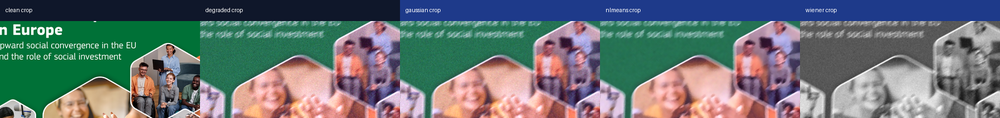
#> input picture documents/2026.5.20开始/assets/wang_restoration_page001_crop_grid.png, 1000 x 118 px, shrunk from 1800 x 213 before the run
$ python -i deblur.py   (imports and definitions only)
#> lines starting #> are read from the running program, lines starting #| are printed output that depends on the picture
#> further down, picture is the input picture: PIL image 1000x118 RGB; mean R, G, B 102.8, 114.7, 115.3
import numpy as np
from PIL import Image


def _wiener_numpy(arr: np.ndarray, size: tuple, noise_power: float) -> np.ndarray:
    """Pure-numpy Wiener filter fallback (frequency-domain)."""
    from numpy.fft import fft2, ifft2
    F = fft2(arr)
    power = np.abs(F) ** 2
    H = power / (power + noise_power * arr.size)
    restored = np.real(ifft2(H * F))
    return restored


def deblur_wiener(img: Image.Image, noise_power: float = 0.01) -> Image.Image:
    """Wiener filter deblur (frequency domain). Uses scipy if available, else numpy fallback."""
#> called with noise_power = 0.01
    arr = np.array(img.convert("L")).astype(np.float32) / 255.0
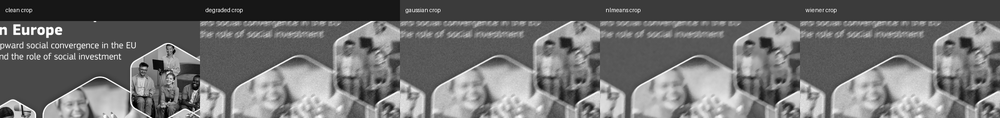
#> arr: shape (118, 1000) float32; min 0, max 1, mean 0.436
    try:
        from scipy.signal import wiener as scipy_wiener  # scipy is a core colpali dep
        restored = scipy_wiener(arr, (5, 5), noise_power)
    except (ImportError, AttributeError):
        restored = _wiener_numpy(arr, (5, 5), noise_power)
    restored = np.clip(restored * 255, 0, 255).astype(np.uint8)
    return Image.fromarray(restored).convert(img.mode)

>>> from PIL import Image
>>> picture = Image.open('../../documents/2026.5.20开始/assets/wang_restoration_page001_crop_grid.png')
>>> result = deblur_wiener(picture)

$ run again, on documents/2026.5.20开始/assets/wang_restoration_page001_full_grid.png
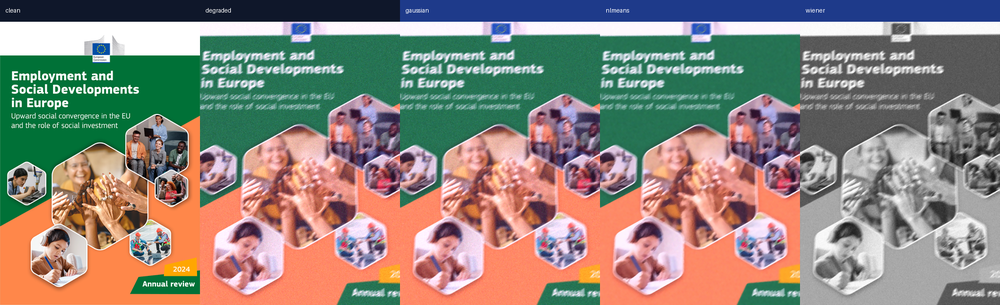
#> input picture documents/2026.5.20开始/assets/wang_restoration_page001_full_grid.png, 1000 x 305 px, shrunk from 1750 x 533 before the run
#> picture is the input picture: PIL image 1000x305 RGB; mean R, G, B 141.9, 133.8, 124.3
#> in deblur_wiener, `arr = np.array(img.convert("L")).astype(np.float32) / 255.0`:
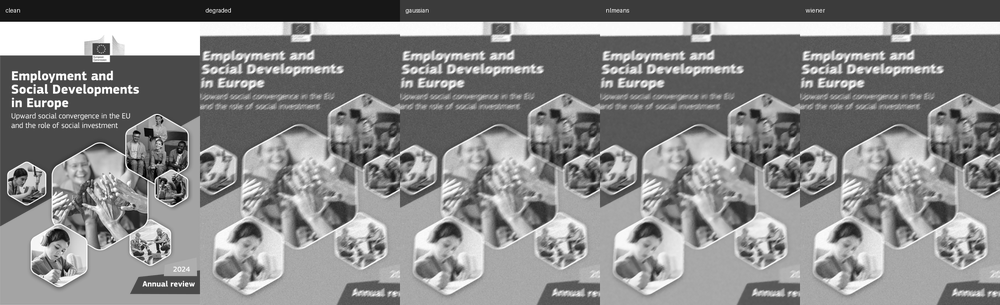
#> arr: shape (305, 1000) float32; min 0, max 1, mean 0.53
